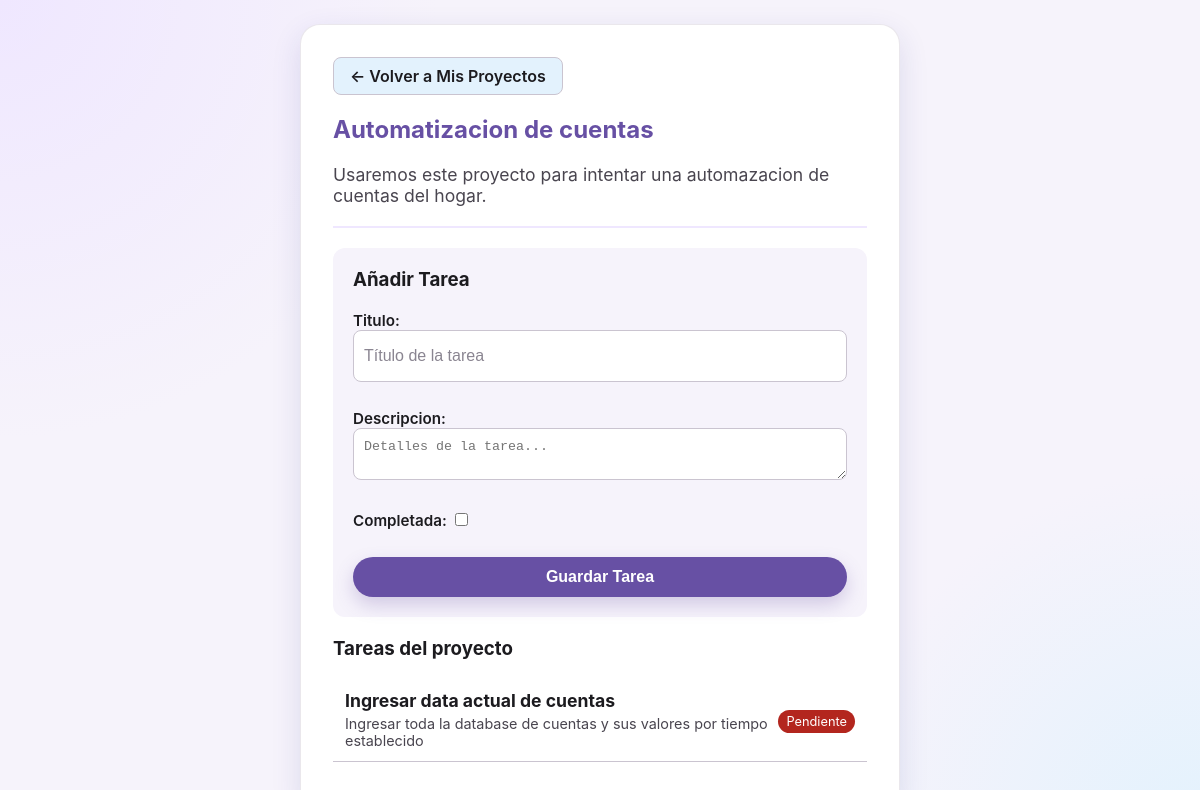
The page /proyecto/1/ (signed in) on the database its author committed.
### gestion_tareas/models.py (models this page shows, shortened)
class Proyecto(models.Model):
    nombre = models.CharField(max_length=100)
    descripcion = models.TextField(blank=True, null=True)
    usuario = models.ForeignKey(User, on_delete=models.CASCADE)
    creado_en = models.DateTimeField(auto_now_add=True)

class Tarea(models.Model):
    titulo = models.CharField(max_length=100)
    descripcion = models.TextField(blank=True, null=True)
    completada = models.BooleanField(default=False)
    proyecto = models.ForeignKey(Proyecto, on_delete=models.CASCADE)
    creado_en = models.DateTimeField(auto_now_add=True)

### gestion_tareas/views.py (the view)
# urls.py: path('proyecto/<int:proyecto_id>/', views.detalle_proyecto, name='detalle_proyecto'),
@login_required
def detalle_proyecto(request, proyecto_id):
    proyecto = get_object_or_404(Proyecto, id=proyecto_id, usuario=request.user)
    tareas = Tarea.objects.filter(proyecto=proyecto)
    if request.method == 'POST':
        form = TareaForm(request.POST)
        if form.is_valid():
            nueva_tarea = form.save(commit=False)
            nueva_tarea.proyecto = proyecto
            nueva_tarea.save()
            return redirect('detalle_proyecto', proyecto_id=proyecto.id)
    else:
        form = TareaForm()
    return render(request, 'detalle_proyecto.html', {
        'proyecto': proyecto,
        'tareas': tareas,
        'form': form
    })

### gestion_tareas/forms.py
class TareaForm(forms.ModelForm):
    class Meta:
        model = Tarea
        fields = ['titulo', 'descripcion', 'completada']
        widgets = {
            'titulo': forms.TextInput(attrs={'style': 'width: 100%; padding: 10px; margin-bottom: 10px; border-radius: 8px; border: 1px solid #cac4d0;', 'placeholder': 'Título de la tarea'}),
            'descripcion': forms.Textarea(attrs={'style': 'width: 100%; padding: 10px; margin-bottom: 10px; border-radius: 8px; border: 1px solid #cac4d0;', 'rows': 2, 'placeholder': 'Detalles de la tarea...'}),
            'completada': forms.CheckboxInput(attrs={'style': 'margin-bottom: 15px;'}),
        }

### templates/detalle_proyecto.html (shortened to what this page needs)
{% load static %}
<!DOCTYPE html>
<html lang="es">
<head>
  <link rel="stylesheet" href="{% static 'css/styles.css' %}" />
</head>
<body>
  <main class="home-page">
    <section class="home-card">
      <a href="{% url 'home' %}" class="btn-secondary">← Volver a Mis Proyectos</a>
      <h1 style="color: #6750a4; margin-top: 0;">{{ proyecto.nombre }}</h1>
      <p style="color: #49454f; font-size: 1.1rem;">{{ proyecto.descripcion|default:"Sin descripción" }}</p>
      <hr style="border: 1px solid #efe7ff; margin: 20px 0;">
      <div style="background: #f6f3fb; padding: 20px; border-radius: 12px; margin-bottom: 20px;">
        <h3 style="margin-top: 0;">Añadir Tarea</h3>
        <form method="POST">
          {{ form.as_p }}
          <button type="submit" class="btn-primary" style="width: 100%; min-height: 40px;">Guardar Tarea</button>
        </form>
      </div>
      <h3>Tareas del proyecto</h3>
      {% if tareas %}
        <ul style="list-style: none; padding: 0;">
          {% for tarea in tareas %}
            <li style="padding: 12px; border-bottom: 1px solid #cac4d0; display: flex; justify-content: space-between; align-items: center;">
              <div>
                <strong style="font-size: 1.1rem; color: {% if tarea.completada %}#8a8591; text-decoration: line-through;{% else %}#1c1b1f;{% endif %}">
                  {{ tarea.titulo }}
                </strong>
                <p style="margin: 4px 0 0 0; font-size: 0.9rem; color: #49454f;">{{ tarea.descripcion }}</p>
              </div>
              <div>
                {% if tarea.completada %}
                  <span style="background: #146c2e; color: white; padding: 4px 8px; border-radius: 12px; font-size: 0.8rem;">Completada</span>
                {% else %}
                  <span style="background: #b3261e; color: white; padding: 4px 8px; border-radius: 12px; font-size: 0.8rem;">Pendiente</span>
                {% endif %}
              </div>
            </li>
          {% endfor %}
        </ul>
      {% else %}
        <p style="color: #8a8591;">No hay tareas en este proyecto. ¡Agrega la primera!</p>
      {% endif %}
    </section>
  </main>
</body>
</html>

### static/css/styles.css (style rules this page uses)
:root { --primary: #6750a4; --primary-hover: #5b4692; --primary-soft: #ede7f6; --surface: #ffffff; --background: #f6f3fb; --text: #1c1b1f; --text-secondary: #49454f; --border: #cac4d0; --error: #b3261e; --success: #146c2e; --focus: #7c4dff; --shadow: 0 10px 30px rgba(31, 38, 135, 0.12); --radius: 20px; --radius-sm: 12px; --transition: 0.25s ease; --font: Inter, Roboto, "Segoe UI", sans-serif; }
* { box-sizing: border-box; }
html { font-size: 16px; }
body { margin: 0; font-family: var(--font); color: var(--text); background: radial-gradient(circle at top left, #efe7ff 0%, transparent 30%), radial-gradient(circle at bottom right, #e3f2fd 0%, transparent 25%), var(--background); min-height: 100vh; }
label { font-size: 0.95rem; font-weight: 600; }
input[type="email"], input[type="password"], input[type="text"] { width: 100%; min-height: 52px; border: 1px solid var(--border); border-radius: var(--radius-sm); padding: 0 14px; font-size: 1rem; color: var(--text); background: #fff; transition: border-color var(--transition), box-shadow var(--transition), background var(--transition); }
input::placeholder { color: #8a8591; }
.btn-primary { min-height: 52px; border: none; border-radius: 999px; background: var(--primary); color: white; font-size: 1rem; font-weight: 700; cursor: pointer; transition: background var(--transition), transform var(--transition), box-shadow var(--transition); box-shadow: 0 8px 18px rgba(103, 80, 164, 0.25); }

### templates/detalle_proyecto.html (style rules this page uses)
.home-page { min-height: 100vh; display: grid; place-items: center; padding: 24px; }
.home-card { width: 100%; max-width: 600px; background: #fff; border-radius: 20px; padding: 32px; box-shadow: 0 10px 30px rgba(31, 38, 135, 0.12); border: 1px solid rgba(202, 196, 208, 0.4); text-align: left; }
.btn-secondary { background: #e3f2fd; color: #1c1b1f; text-decoration: none; padding: 8px 16px; border-radius: 8px; font-weight: 600; display: inline-block; margin-bottom: 20px; border: 1px solid #cac4d0; }

### rows shown on the page
Proyecto: nombre "Automatizacion de cuentas", descripcion "Usaremos este proyecto para intentar una automazacion de cuentas del hogar."
Tarea: titulo "Ingresar data actual de cuentas", descripcion "Ingresar toda la database de cuentas y sus valores por tiempo establecido", completada "Pendiente"
